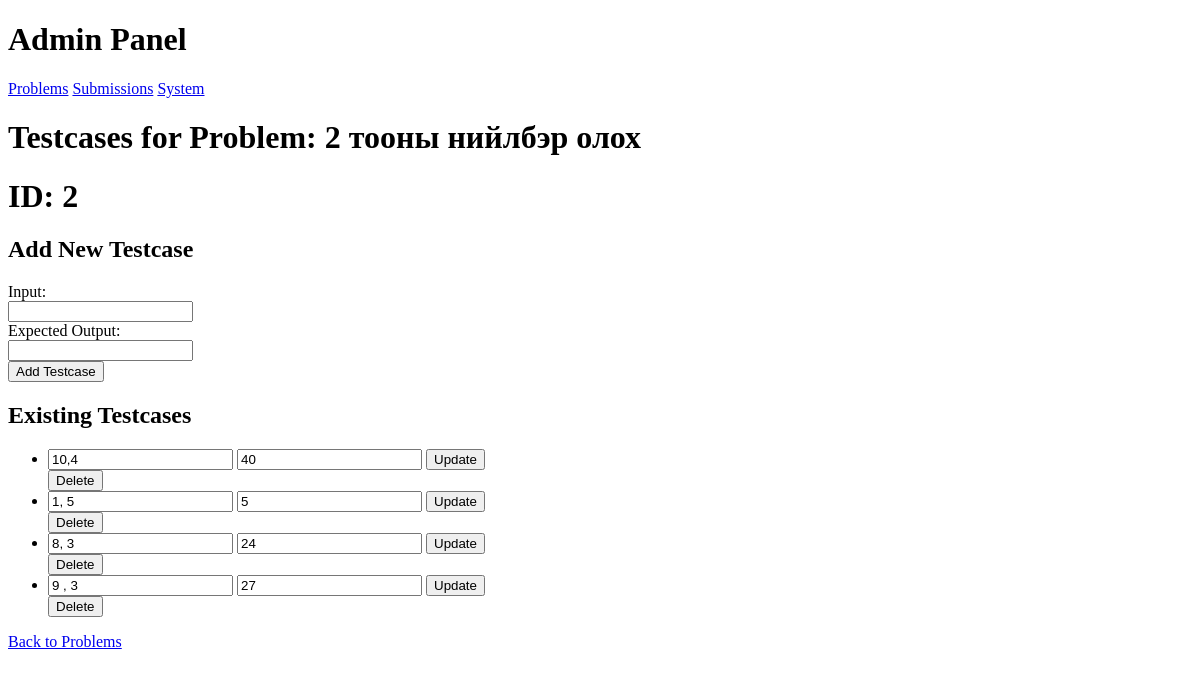
Page /admin/problem/2/testcases on the earlier database version.
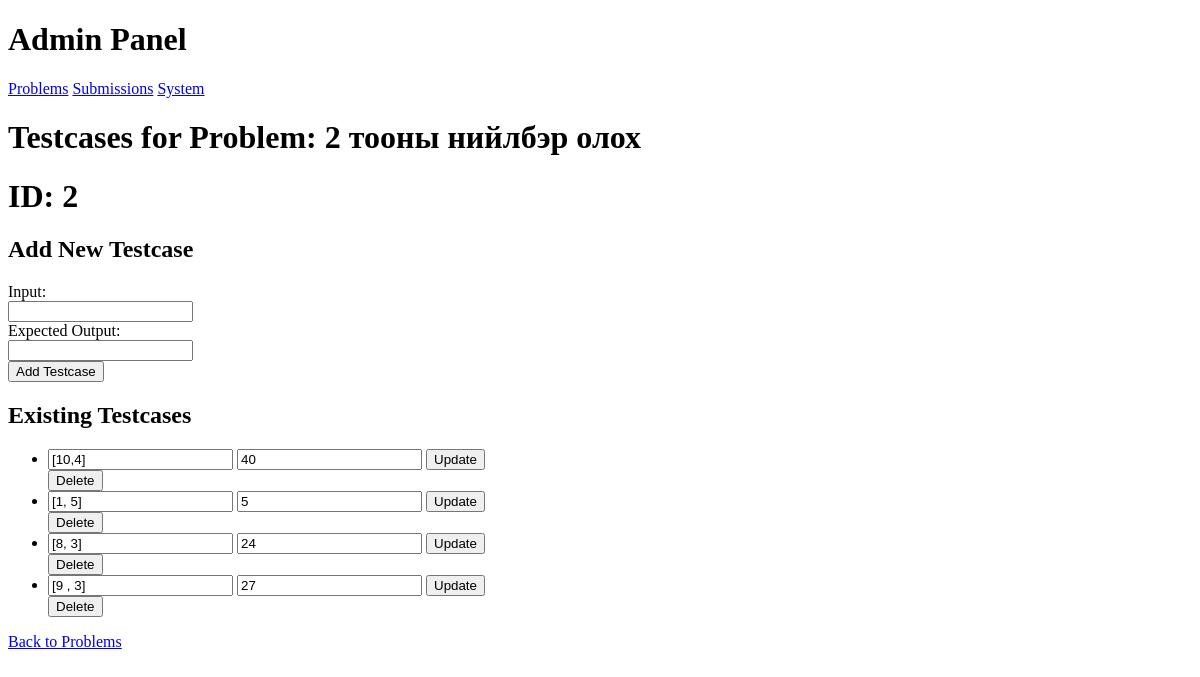
Same page on the later database version.
### tables this page shows
CREATE TABLE "problems" (id INTEGER PRIMARY KEY, title varchar(50), description TEXT, examples TEXT, prefix TEXT, constraints TEXT);

CREATE TABLE test_cases (
    id INTEGER PRIMARY KEY AUTOINCREMENT,
    problem_id INTEGER,
    input TEXT NOT NULL,
    expected TEXT NOT NULL,
    FOREIGN KEY(problem_id) REFERENCES problems(id)
);

### run.py (the view)
@app.route("/admin/problem/<int:problem_id>/testcases")
def admin_testcases(problem_id):
    conn = get_db_connection()
    conn.commit()
    problem = conn.execute("SELECT * FROM problems WHERE id = ?", (problem_id,)).fetchone()
    testcases = conn.execute("SELECT * FROM test_cases WHERE problem_id = ?", (problem_id,)).fetchall()
    conn.close()
    if problem is None:
        return f"⚠️ Problem with id {problem_id} not found", 404
    return render_template("admin/adminTestcases.html", problem=problem, testcases=testcases, id=problem_id)

### run.py (called while the page is built)
def get_db_connection():
    conn = sqlite3.connect(DB_PATH)
    conn.row_factory = sqlite3.Row
    return conn

### templates/admin/adminTestcases.html (shortened to what this page needs)
{% extends "admin/admin.html"%}
{% block content %}
<h1>Testcases for Problem: {{ problem['title'] }}</h1>
<h1>ID: {{problem['id']}}</h1>
    <h2>Add New Testcase</h2>
    <form method="post" action="{{ url_for('add_testcase', problem_id=problem['id']) }}">
        <label>Input:</label><br>
        <input type="text" name="input_data" required><br>
        <label>Expected Output:</label><br>
        <input type="text" name="expected_output" required><br>
        <button type="submit">Add Testcase</button>
    </form>
    <h2>Existing Testcases</h2>
    <ul>
        {% for tc in testcases %}
        <li>
            <form method="post" action="{{ url_for('edit_testcase', problem_id=problem['id'], testcase_id=tc['id']) }}">
                <input type="text" name="input_data" value="{{ tc['input'] }}" required >
                <input type="text" name="expected_output" value="{{ tc['expected'] }}" required>
                <button type="submit">Update</button>
            </form>
            <form method="post" action="{{ url_for('delete_testcase', problem_id=problem['id'], testcase_id=tc['id']) }}" style="display:inline;">
                <button type="submit">Delete</button>
            </form>
        </li>
        {% else %}
        <li>No testcases yet.</li>
        {% endfor %}
    </ul>
    <p><a href="{{ url_for('edit_problem', id=id) }}">Back to Problems</a></p>
{% endblock %}

### templates/admin/admin.html (shortened to what this page needs)
<!DOCTYPE html>
<html lang="en">
<head>
    <link rel="stylesheet" href="{{ url_for('static', filename='style.css') }}">
</head>
<body>
    <header>
        <h1>Admin Panel</h1>
        <nav>
            <a href="{{ url_for('adminProblem') }}">Problems</a>
            <a href="{{ url_for('adminSubmissions') }}">Submissions</a>
            <a href="{{ url_for('adminSystem') }}">System</a>
        </nav>
    </header>
    <main>
        {% block content %}{% endblock %}
    </main>
</body>
</html>

Differences in the rows shown:
changed test_cases (number 1 of 4 on the later page): input_data "10,4" → "[10,4]"
changed test_cases (number 2 of 4 on the later page): input_data "1, 5" → "[1, 5]"
changed test_cases (number 3 of 4 on the later page): input_data "8, 3" → "[8, 3]"
changed test_cases (number 4 of 4 on the later page): input_data "9 , 3" → "[9 , 3]"
